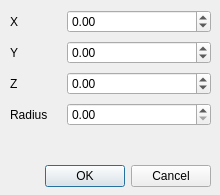
<?xml version="1.0" encoding="UTF-8"?>
<ui version="4.0">
 <class>SphereFormDialog</class>
 <widget class="QDialog" name="SphereFormDialog">
  <property name="geometry">
   <rect>
    <x>0</x>
    <y>0</y>
    <width>220</width>
    <height>195</height>
   </rect>
  </property>
  <property name="windowTitle">
   <string>Sphere Dialog</string>
  </property>
  <widget class="QWidget" name="layoutWidget">
   <property name="geometry">
    <rect>
     <x>10</x>
     <y>10</y>
     <width>201</width>
     <height>177</height>
    </rect>
   </property>
   <layout class="QVBoxLayout" name="verticalLayout">
    <item>
     <layout class="QFormLayout" name="formLayout">
      <property name="horizontalSpacing">
       <number>19</number>
      </property>
      <property name="verticalSpacing">
       <number>8</number>
      </property>
      <item row="0" column="0">
       <widget class="QLabel" name="label_x">
        <property name="text">
         <string>X</string>
        </property>
       </widget>
      </item>
      <item row="1" column="0">
       <widget class="QLabel" name="label_y">
        <property name="text">
         <string>Y</string>
        </property>
       </widget>
      </item>
      <item row="2" column="0">
       <widget class="QLabel" name="label_z">
        <property name="text">
         <string>Z</string>
        </property>
       </widget>
      </item>
      <item row="3" column="0">
       <widget class="QLabel" name="label_radius">
        <property name="text">
         <string>Radius</string>
        </property>
       </widget>
      </item>
      <item row="3" column="1">
       <widget class="QDoubleSpinBox" name="doubleSpinBox_radius">
        <property name="decimals">
         <number>2</number>
        </property>
        <property name="minimum">
         <double>0.000000000000000</double>
        </property>
        <property name="maximum">
         <double>999999999.000000000000000</double>
        </property>
       </widget>
      </item>
      <item row="2" column="1">
       <widget class="QDoubleSpinBox" name="doubleSpinBox_z">
        <property name="decimals">
         <number>2</number>
        </property>
        <property name="minimum">
         <double>-999999999.000000000000000</double>
        </property>
        <property name="maximum">
         <double>999999999.000000000000000</double>
        </property>
       </widget>
      </item>
      <item row="1" column="1">
       <widget class="QDoubleSpinBox" name="doubleSpinBox_y">
        <property name="decimals">
         <number>2</number>
        </property>
        <property name="minimum">
         <double>-999999999.000000000000000</double>
        </property>
        <property name="maximum">
         <double>999999999.000000000000000</double>
        </property>
       </widget>
      </item>
      <item row="0" column="1">
       <widget class="QDoubleSpinBox" name="doubleSpinBox_x">
        <property name="decimals">
         <number>2</number>
        </property>
        <property name="minimum">
         <double>-999999999.000000000000000</double>
        </property>
        <property name="maximum">
         <double>999999999.000000000000000</double>
        </property>
       </widget>
      </item>
     </layout>
    </item>
    <item>
     <widget class="QDialogButtonBox" name="buttonBox">
      <property name="orientation">
       <enum>Qt::Horizontal</enum>
      </property>
      <property name="standardButtons">
       <set>QDialogButtonBox::Cancel|QDialogButtonBox::Ok</set>
      </property>
     </widget>
    </item>
   </layout>
  </widget>
 </widget>
 <resources/>
 <connections>
  <connection>
   <sender>buttonBox</sender>
   <signal>accepted()</signal>
   <receiver>SphereFormDialog</receiver>
   <slot>accept()</slot>
   <hints>
    <hint type="sourcelabel">
     <x>248</x>
     <y>254</y>
    </hint>
    <hint type="destinationlabel">
     <x>157</x>
     <y>274</y>
    </hint>
   </hints>
  </connection>
  <connection>
   <sender>buttonBox</sender>
   <signal>rejected()</signal>
   <receiver>SphereFormDialog</receiver>
   <slot>reject()</slot>
   <hints>
    <hint type="sourcelabel">
     <x>316</x>
     <y>260</y>
    </hint>
    <hint type="destinationlabel">
     <x>286</x>
     <y>274</y>
    </hint>
   </hints>
  </connection>
 </connections>
</ui>
